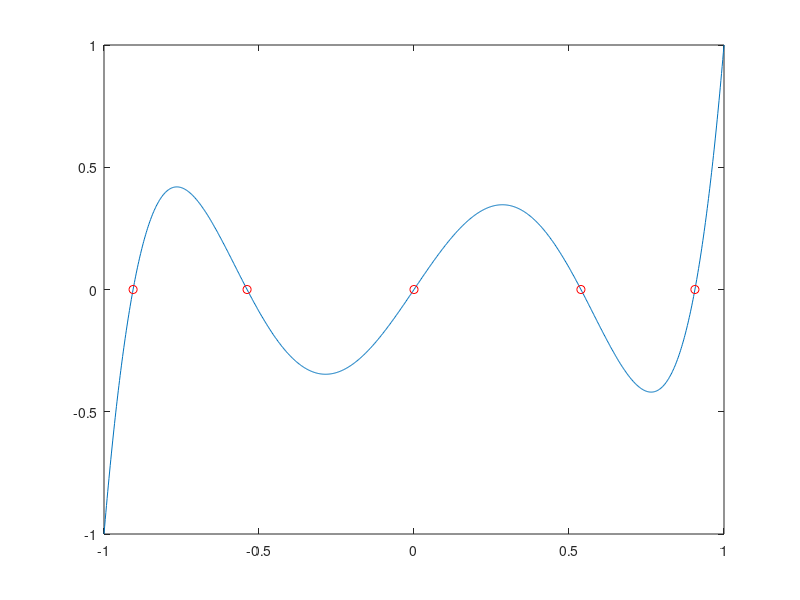

Reproduce this figure in MATLAB. (Note: this script raises an error after producing the figure.)
clc ; clear all ; close all ;

% exercise 3:
L5 = @(x) 63/8*x.^5 -35/4*x.^3 +15/8*x;
xx=linspace(-1,1,1000);
plot(xx, L5(xx))
hold on;

x1 = fsolve(L5,-0.9);
x2 = fsolve(L5,-0.52);
x3 = fsolve(L5,0);
x4 = fsolve(L5,0.52);
x5 = fsolve(L5,0.9);
nodes=[x1, x2, x3, x4, x5];
plot(nodes, L5(nodes),'ro')

%PHI = zeros(Nx,Np+1);
Phi =lagrangian_polynomial(xx, nodes);
alpha = zeros(1,5);
for k =1:5
    alpha(k) = trapz(xx,Phi(:,k));
end

L5_der =  @(x) 5*63/8*x.^4 -3*35/4*x.^2 +15/8;
alpha2 = zeros(1,5);
for k =1:5
    alpha2(k) = 2/( (1-nodes(k)^2)*(L5_der(nodes(k)))^2);
end

b=3;
a=-3;
f = @(x) exp(x);
Iex = f(b) - f(a);

yy = 0.5*(a+b)+(b-a)*nodes/2;
alp = (b-a)*alpha/2;
alp2 = (b-a)*alpha2/2;
ff =f(yy);

I_app = sum(ff.*alp);
I_app2 = sum(ff.*alp2);
fprintf('Gauss quadrature I = %12.8f \n', I_app)
fprintf('Gauss quadrature I2 = %12.8f \n', I_app2)
fprintf('Exact I2 = %12.8f \n', Iex)


